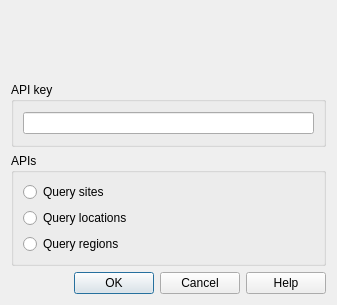
<?xml version="1.0" encoding="UTF-8"?>
<ui version="4.0">
 <class>Dialog</class>
 <widget class="QDialog" name="Dialog">
  <property name="windowModality">
   <enum>Qt::WindowModal</enum>
  </property>
  <property name="geometry">
   <rect>
    <x>0</x>
    <y>0</y>
    <width>337</width>
    <height>305</height>
   </rect>
  </property>
  <property name="windowTitle">
   <string>Dialog</string>
  </property>
  <layout class="QVBoxLayout" name="verticalLayout">
   <item>
    <widget class="QLabel" name="header_pic">
     <property name="text">
      <string/>
     </property>
    </widget>
   </item>
   <item>
    <widget class="QGroupBox" name="key_group">
     <property name="title">
      <string>API key</string>
     </property>
     <layout class="QVBoxLayout" name="verticalLayout_2">
      <item>
       <widget class="QLineEdit" name="key_text"/>
      </item>
     </layout>
    </widget>
   </item>
   <item>
    <widget class="QGroupBox" name="api_group">
     <property name="title">
      <string>APIs</string>
     </property>
     <layout class="QVBoxLayout" name="verticalLayout_3">
      <item>
       <widget class="QRadioButton" name="sites_radio">
        <property name="text">
         <string>Query sites</string>
        </property>
       </widget>
      </item>
      <item>
       <widget class="QRadioButton" name="locations_radio">
        <property name="text">
         <string>Query locations</string>
        </property>
       </widget>
      </item>
      <item>
       <widget class="QRadioButton" name="regions_radio">
        <property name="text">
         <string>Query regions</string>
        </property>
       </widget>
      </item>
     </layout>
    </widget>
   </item>
   <item>
    <widget class="QDialogButtonBox" name="buttonBox">
     <property name="orientation">
      <enum>Qt::Horizontal</enum>
     </property>
     <property name="standardButtons">
      <set>QDialogButtonBox::Cancel|QDialogButtonBox::Help|QDialogButtonBox::Ok</set>
     </property>
    </widget>
   </item>
  </layout>
 </widget>
 <resources/>
 <connections>
  <connection>
   <sender>buttonBox</sender>
   <signal>accepted()</signal>
   <receiver>Dialog</receiver>
   <slot>accept()</slot>
   <hints>
    <hint type="sourcelabel">
     <x>248</x>
     <y>254</y>
    </hint>
    <hint type="destinationlabel">
     <x>157</x>
     <y>274</y>
    </hint>
   </hints>
  </connection>
  <connection>
   <sender>buttonBox</sender>
   <signal>rejected()</signal>
   <receiver>Dialog</receiver>
   <slot>reject()</slot>
   <hints>
    <hint type="sourcelabel">
     <x>316</x>
     <y>260</y>
    </hint>
    <hint type="destinationlabel">
     <x>286</x>
     <y>274</y>
    </hint>
   </hints>
  </connection>
 </connections>
</ui>
